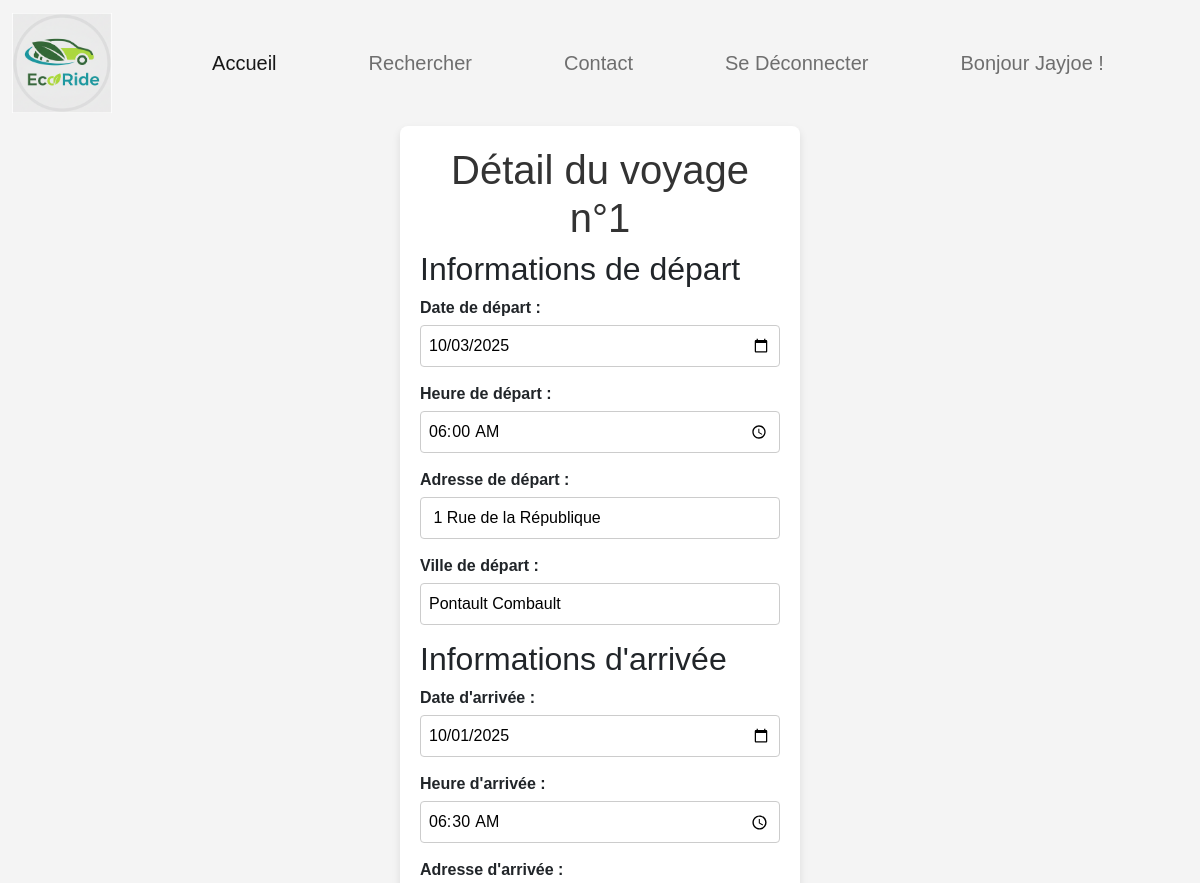
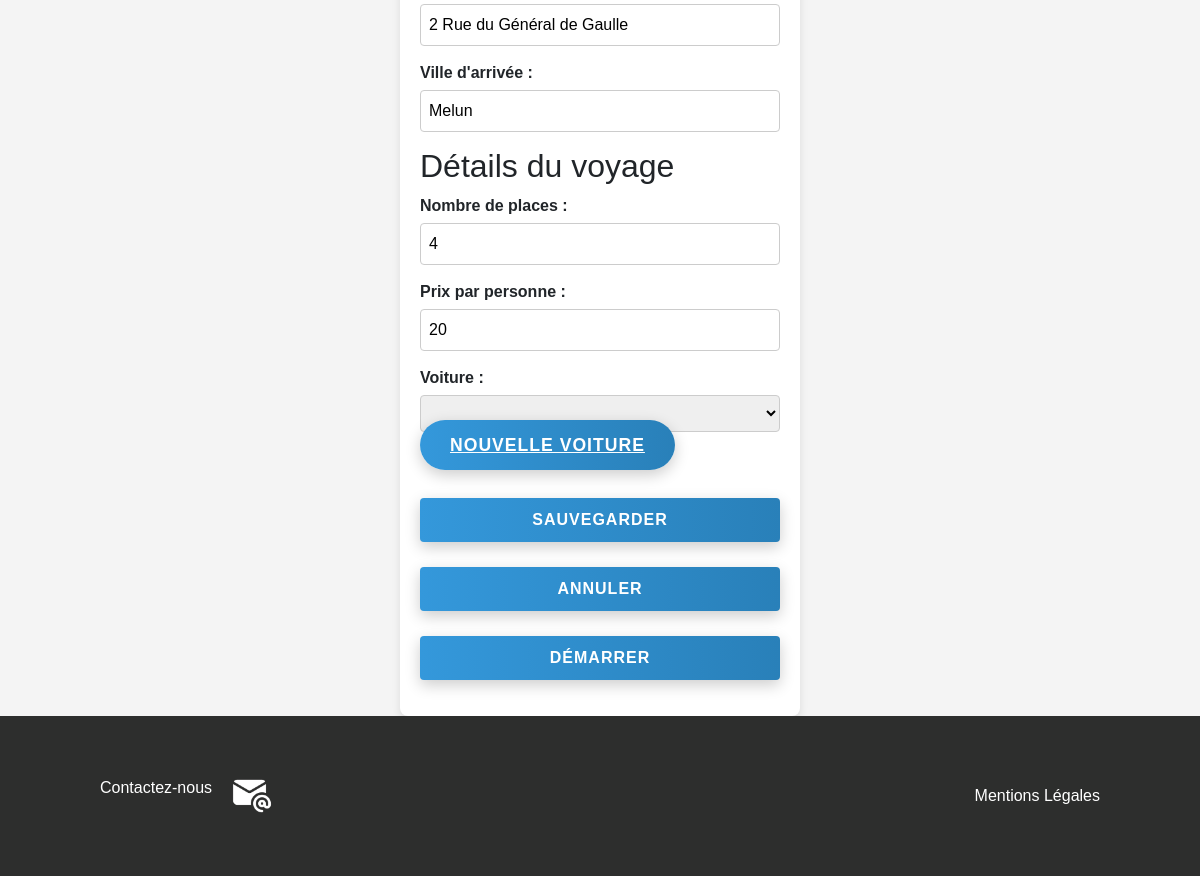
The app's page /edition_voyage.php?voyageId=1 (signed in) with its own data (2 pictures, top to bottom).
### tables this page shows
CREATE TABLE `covoiturage` (
  `Covoiturage_id` int(11) NOT NULL,
  `Date_depart` date NOT NULL,
  `Heure_depart` time NOT NULL,
  `Adresse_depart` varchar(50) NOT NULL,
  `Ville_depart` varchar(50) NOT NULL,
  `Date_arrivee` date NOT NULL,
  `Heure_arrivee` time NOT NULL,
  `Adresse_arrivee` varchar(50) NOT NULL,
  `Ville_arrivee` varchar(50) NOT NULL,
  `Statut` enum('Ouvert','En cours','Terminé','Annulé') NOT NULL DEFAULT 'Ouvert',
  `Nb_place` int(50) NOT NULL,
  `Prix_personne` float NOT NULL,
  `Duree` int(11) NOT NULL,
  `Voiture_id` int(11) NOT NULL
);

### classes/Voyage.php (called while the page is built, shortened)
<?php
class Voyage
{
    private string $departurePlace;
    private string $arrivalPlace;
    private string $departureAddress;
    private string $arrivalAddress;
    private int $nbPlace;
    private $departureDate;
    private $departureTime;
    private $arrivalDate;
    private $arrivalTime;
    private float $price;
    private string $status;
    private Voiture $voiture;
    public function __construct(int $id, PDO $pdo)
    {
        if (($id != null) && ($id != '')) {
            $sql = 'SELECT Covoiturage_id, Date_depart, Heure_depart, Adresse_depart, Ville_depart, Date_arrivee, Heure_arrivee, Adresse_arrivee, Ville_arrivee, Statut, Nb_place, Prix_personne, Duree, Voiture_Id FROM covoiturage WHERE Covoiturage_id = ' . $id;
            foreach ($pdo->query($sql, PDO::FETCH_ASSOC) as $row) {
                $this->departurePlace = $row['Ville_depart'];
                $this->arrivalPlace = $row['Ville_arrivee'];
                $this->departureAddress = $row['Adresse_depart'];
                $this->arrivalAddress = $row['Adresse_arrivee'];
                $this->departureDate = $row['Date_depart'];
                $this->departureTime = $row['Heure_depart'];
                $this->arrivalDate = $row['Date_arrivee'];
                $this->arrivalTime = $row['Heure_arrivee'];
                $this->price = $row['Prix_personne'];
                $this->nbPlace = $row['Nb_place'];
                $this->status = $row["Statut"];
                $this->voiture = new Voiture($row['Voiture_Id'], $pdo);
            }
        }
    }
    public function getDeparturePlace(): string {
        return $this->departurePlace;
    }
    public function getArrivalPlace(): string {
        return $this->arrivalPlace;
    }
    public function getDepartureAddress(): string {
        return $this->departureAddress;
    }
    public function getArrivalAddress(): string {
        return $this->arrivalAddress;
    }
    public function getDepartureDate(): string
    {
        return $this->departureDate;
    }
    public function getArrivalDate(): string
    {
        return $this->arrivalDate;
    }
    public function getDepartureTime(): string
    {
        return $this->departureTime;
    }
    public function getArrivalTime(): string
    {
        return $this->arrivalTime;
    }
    public function getPrice(): float
    {
        return $this->price;
    }
    public function getStatus(): string
    {
        return $this->status;
    }
    public function getNbPlace(): int
    {
        return $this->nbPlace;
    }
    public function getVoiture(): Voiture
    {
        return $this->voiture;
    }
}
?>

### classes/Voiture.php (called while the page is built, shortened)
<?php
class Voiture
{
    private int $id;
    private Utilisateur $driver;
    function __construct(int $id, PDO $pdo)
    {
        $this->id = $id;
        $sql = 'SELECT Voiture_Id, Ecologique, Marque, Modele, Energie, Immatriculation, YEAR(Date_premiere_immatriculation) as anneeImmat, Utilisateur_Id FROM voiture WHERE Voiture_Id  = ?';
        $stmt = $pdo->prepare($sql);
        $stmt->execute([$id]);
        $voiture = $stmt->fetch();
        if ($voiture) {
            $this->driver = new Utilisateur($voiture['Utilisateur_Id'], $pdo);
        }
    }
    public function getId(): int
    {
        return $this->id;
    }
    public function getDriver(): Utilisateur
    {
        return $this->driver;
    }
}
?>

### classes/Utilisateur.php (called while the page is built, shortened)
<?php
class Utilisateur
{
    public function __construct(int $id, PDO $pdo)
    {
        $sql = "SELECT Utilisateur_Id, Pseudo, Statut, Utilisateur_id, Nom, Prenom, Date_naissance, Note, Adresse, Telephone, Email, Photo, Animal_accepte, Fumeur_accepte, Autre_preference, Credit FROM utilisateur WHERE Utilisateur_Id = ?";
        $stmt = $pdo->prepare($sql);
        $stmt->execute([$id]);
        $user = $stmt->fetch();
        if ($user) {
            $roles = Utilisateur::loadRoles($id, $pdo);
        }
    }
    public static function loadRoles(int $userId, PDO $pdo): array
    {
        $sql = "SELECT role.Role_Id, Libelle FROM role JOIN utilisateur_role ON role.Role_Id = utilisateur_role.Role_Id WHERE Utilisateur_Id = ?";
        $stmt = $pdo->prepare($sql);
        $stmt->execute([$userId]);
        $roles = $stmt->fetchAll();
        if ($roles) {
            return $roles;
        }
        return [];
    }
    public static function checkUserRole(array $roles): string
    {
        $userRole = "";
        $userIsChauffeur = false;
        $userIsPassager = false;
        $userIsEmployee = false;
        $userIsAdmin = false;
        foreach ($roles as $role) {
            if ($role['Libelle'] == Utilisateur::USER_ROLE_CHAUFFEUR) {
                $userIsChauffeur = true;
            }
            if ($role['Libelle'] == Utilisateur::USER_ROLE_PASSAGER) {
                $userIsPassager = true;
            }
        }
        if ($userIsAdmin) {
            $userRole = Utilisateur::USER_ROLE_ADMIN;
        } else if ($userIsEmployee) {
            $userRole = Utilisateur::USER_ROLE_EMPLOYE;
        } else if ($userIsChauffeur && $userIsPassager) {
            $userRole = Utilisateur::USER_ROLE_PASSAGER_ET_CHAUFFEUR;
        } else if ($userIsPassager) {
            $userRole = Utilisateur::USER_ROLE_PASSAGER;
        } else if ($userIsChauffeur) {
            $userRole = Utilisateur::USER_ROLE_CHAUFFEUR;
        }
        return $userRole;
    }
}
?>

### edition_voyage.php (the view, shortened to what this page needs)
<?php include 'imports.php' ?>
<?php
if (isset($_SESSION['id'])) {
    $user = new Utilisateur($_SESSION['id'], $pdo);
    $date_depart = "";
    $heure_depart = "";
    $adresse_depart = "";
    $ville_depart = "";
    $date_arrivee = "";
    $heure_arrivee = "";
    $adresse_arrivee = "";
    $ville_arrivee = "";
    $nb_place = null;
    $prix_personne = null;
    $id_voiture = null;
    $editMode = false;
    $disabled = "";
    $voyageId = null;
    $voyage = null;
    if (isset($_GET["voyageId"])) {
        $editMode = true;
        $voyageId = $_GET['voyageId'];
        $voyage = new Voyage($_GET["voyageId"], $pdo);
        $date_depart = $voyage->getDepartureDate();
        $heure_depart = $voyage->getDepartureTime();
        $adresse_depart = $voyage->getDepartureAddress();
        $ville_depart = $voyage->getDeparturePlace();
        $date_arrivee = $voyage->getArrivalDate();
        $heure_arrivee = $voyage->getArrivalTime();
        $adresse_arrivee = $voyage->getArrivalAddress();
        $ville_arrivee = $voyage->getArrivalPlace();
        $nb_place = $voyage->getNbPlace();
        $prix_personne = $voyage->getPrice();
        $id_voiture = $voyage->getVoiture()->getId();
    }
}
?>
<?php include 'html.php' ?>
<head>
    <?php include 'head.php' ?>
</head>
<body>
    <?php include 'header.php' ?>
    <main>
        <div class="container">
            <?php if ($editMode): ?>
                <h1>Détail du voyage n°<?php echo $voyageId; ?></h1>
            <?php else: ?>
                <h1>Créer un nouveau voyage</h1>
            <?php endif; ?>
            <form action="<?php echo htmlspecialchars($_SERVER["REQUEST_URI"]); ?>" method="post">
                <h2>Informations de départ</h2>
                <div>
                    <label for="date_depart">Date de départ :</label>
                    <input type="date" id="date_depart" name="date_depart" value="<?php echo $date_depart ?>" <?php echo $disabled ?> required>
                </div>
                <div>
                    <label for="heure_depart">Heure de départ :</label>
                    <input type="time" id="heure_depart" name="heure_depart" value="<?php echo $heure_depart ?>"
                         <?php echo $disabled ?>  required>
                </div>
                <div>
                    <label for="adresse_depart">Adresse de départ :</label>
                    <input type="text" id="adresse_depart" name="adresse_depart" value="<?php echo $adresse_depart ?>"
                         <?php echo $disabled ?>  required>
                </div>
                <div>
                    <label for="ville_depart">Ville de départ :</label>
                    <input type="text" id="ville_depart" name="ville_depart" value="<?php echo $ville_depart ?>"
                         <?php echo $disabled ?>  required>
                </div>
                <h2>Informations d'arrivée</h2>
                <div>
                    <label for="date_arrivee">Date d'arrivée :</label>
                    <input type="date" id="date_arrivee" name="date_arrivee" value="<?php echo $date_arrivee ?>"
                         <?php echo $disabled ?>  required>
                </div>
                <div>
                    <label for="heure_arrivee">Heure d'arrivée :</label>
                    <input type="time" id="heure_arrivee" name="heure_arrivee" value="<?php echo $heure_arrivee ?>"
                         <?php echo $disabled ?>  required>
                </div>
                <div>
                    <label for="adresse_arrivee">Adresse d'arrivée :</label>
                    <input type="text" id="adresse_arrivee" name="adresse_arrivee"
                        value="<?php echo $adresse_arrivee ?>"  <?php echo $disabled ?>  required>
                </div>
                <div>
                    <label for="ville_arrivee">Ville d'arrivée :</label>
                    <input type="text" id="ville_arrivee" name="ville_arrivee" value="<?php echo $ville_arrivee ?>"
                         <?php echo $disabled ?>  required>
                </div>
                <h2>Détails du voyage</h2>
                <div>
                    <label for="nb_place">Nombre de places :</label>
                    <input type="number" id="nb_place" name="nb_place" min="1" value="<?php echo $nb_place ?>"  <?php echo $disabled ?>  required>
                </div>
                <div>
                    <label for="prix_personne">Prix par personne :</label>
                    <input type="number" id="prix_personne" name="prix_personne" step="0.01" min="0"
                        value="<?php echo $prix_personne ?>"  <?php echo $disabled ?>  required>
                </div>
                <div>
                    <label for="id_voiture">Voiture :</label>
                    <select id="id_voiture" name="id_voiture" value="<?php echo $id_voiture ?>"  <?php echo $disabled ?>  required>
                    </select>
                    <?php if ((!$editMode) || ($editMode && ($voyage->getStatus() == Voyage::VOYAGE_STATUT_OUVERT))): ?>
                        <a class="action-btn" href="edition_voiture.php">Nouvelle voiture</a>
                    <?php endif; ?>
                </div>
                <?php if ((!$editMode) || ($editMode && ($voyage->getStatus() == Voyage::VOYAGE_STATUT_OUVERT))): ?>
                    <button class="action-btn" type="submit" name="valider">Sauvegarder</button>
                <?php endif; ?>
                <?php if ($editMode && ($voyage->getStatus() == Voyage::VOYAGE_STATUT_OUVERT)): ?>
                    <button class="action-btn" type="submit" name="annuler">Annuler</button>
                <?php endif; ?>
                <?php if ($editMode && ($voyage->getStatus() == Voyage::VOYAGE_STATUT_OUVERT)): ?>
                    <button class="action-btn" type="submit" name="demarrer">Démarrer</button>
                <?php endif; ?>
            </form>
        </div>
    </main>
    <?php include 'footer.php' ?>
</body>
</html>

### styles/ecoride.css (style rules this page uses)
.container { background-color: #ffffff; border-radius: 16px; box-shadow: 0 10px 30px rgba(0, 0, 0, 0.1); padding: 40px; gap: 25px; max-width: 900px; width: 100%; }
.action-btn { background: linear-gradient(90deg, #3498db, #2980b9); color: #fff; border: none; padding: 15px 30px; font-size: 1.1em; font-weight: bold; border-radius: 50px; cursor: pointer; text-transform: uppercase; letter-spacing: 1px; box-shadow: 0 5px 15px rgba(0, 0, 0, 0.2); transition: transform 0.2s, box-shadow 0.2s; align-self: center; margin-top: 25px; }
@media (min-width: 768px) { .container { flex-direction: row; justify-content: space-between; align-items: flex-start; } }
body { font-family: Arial, sans-serif; background-color: #f4f4f4; margin: 0; }
.container { max-width: 600px; margin: auto; background: #fff; padding: 20px; border-radius: 8px; box-shadow: 0 0 10px rgba(0, 0, 0, 0.1); }
h1 { text-align: center; color: #333; }
form div { margin-bottom: 15px; }
label { display: block; margin-bottom: 5px; font-weight: bold; }
input[type="date"], input[type="time"], input[type="text"], input[type="number"], select { width: 100%; padding: 8px; border: 1px solid #ccc; border-radius: 4px; box-sizing: border-box; }
button[type="submit"] { width: 100%; padding: 10px; background-color: #5cb85c; color: white; border: none; border-radius: 4px; font-size: 16px; cursor: pointer; }
.container { width: 400px; padding: 20px; background-color: #fff; border-radius: 8px; box-shadow: 0 4px 8px rgba(0, 0, 0, 0.1); }
button { width: 100%; padding: 10px; background-color: #007bff; color: white; border: none; border-radius: 4px; cursor: pointer; font-size: 16px; }

### records on screen
covoiturage: date_depart "10/03/2025", heure_depart "06:00:00", adresse_depart "1 Rue de la République", ville_depart "Pontault Combault", date_arrivee "10/01/2025", heure_arrivee "06:30:00", adresse_arrivee "2 Rue du Général de Gaulle", ville_arrivee "Melun", nb_place "4", prix_personne "20"

### other values on screen
$_SESSION["username"] "Jayjoe"
$voyageId "1"
